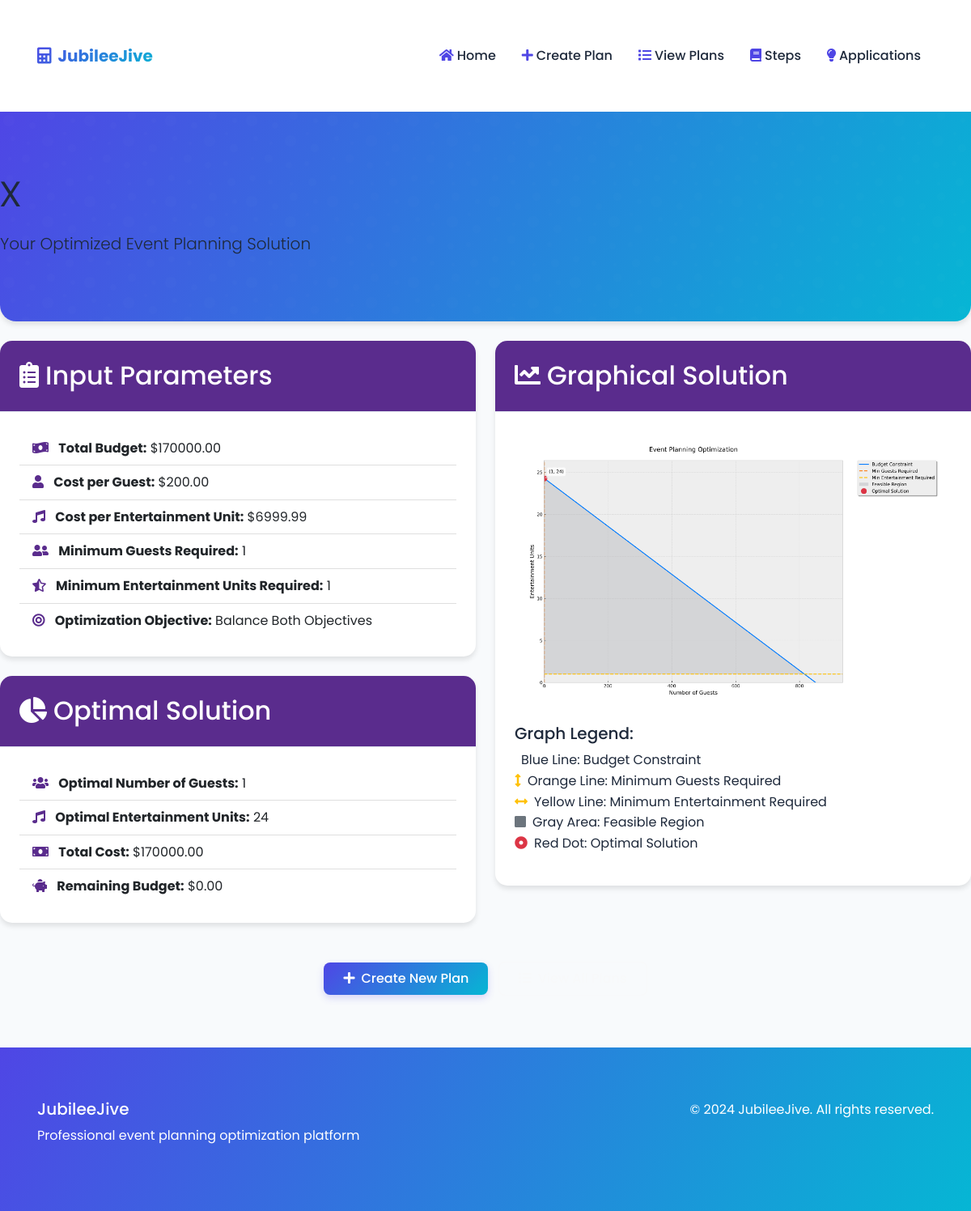
The page /solution/13/ on the database its author committed.
### events/models.py (models this page shows, shortened)
class EventPlan(models.Model):
    OBJECTIVE_CHOICES = [
        ('MAX_GUESTS', 'Maximize Number of Guests'),
        ('MAX_ENTERTAINMENT', 'Maximize Entertainment Quality'),
        ('BALANCED', 'Balance Both Objectives'),
    ]
    title = models.CharField(max_length=200)
    total_budget = models.DecimalField(
        max_digits=10,
        decimal_places=2,
        validators=[MinValueValidator(0)]
    )
    cost_per_guest = models.DecimalField(
        max_digits=8,
        decimal_places=2,
        validators=[MinValueValidator(0)]
    )
    cost_per_entertainment = models.DecimalField(
        max_digits=8,
        decimal_places=2,
        validators=[MinValueValidator(0)]
    )
    min_guests = models.PositiveIntegerField(
        default=1,
        help_text="Minimum number of guests required"
    )
    min_entertainment_units = models.PositiveIntegerField(
        default=1,
        help_text="Minimum number of entertainment units required"
    )
    objective = models.CharField(
        max_length=20,
        choices=OBJECTIVE_CHOICES,
        default='BALANCED'
    )
    created_at = models.DateTimeField(auto_now_add=True)
    updated_at = models.DateTimeField(auto_now=True)

### events/views.py (the view)
# urls.py: path('solution/<int:pk>/', views.view_solution, name='view_solution'),
def view_solution(request, pk):
    event_plan = get_object_or_404(EventPlan, pk=pk)
    solution = solve_graphical_method(event_plan)
    context = {
        'event_plan': event_plan,
        'solution': solution,
        'graph': solution['graph']
    }
    return render(request, 'events/view_solution.html', context)

### events/templatetags/event_tags.py (called while the page is built)
@register.filter
def sub(value, arg):
    try:
        return float(value) - float(arg)
    except (ValueError, TypeError):
        return value

### templates/events/view_solution.html (shortened to what this page needs)
{% extends 'base.html' %}
{% load event_tags %}
{% block content %}
<div class="hero-section mb-4">
    <h1 class="display-4 mb-3">{{ event_plan.title }}</h1>
    <p class="lead">Your Optimized Event Planning Solution</p>
</div>
<div class="row">
    <div class="col-md-6">
        <div class="card mb-4">
            <div class="card-header bg-purple text-white">
                <h2 class="mb-0">
                    <i class="fas fa-clipboard-list me-2"></i>Input Parameters
                </h2>
            </div>
            <div class="card-body">
                <ul class="list-group list-group-flush">
                    <li class="list-group-item">
                        <i class="fas fa-money-bill-wave me-2 text-purple"></i>
                        <strong>Total Budget:</strong> ${{ event_plan.total_budget }}
                    </li>
                    <li class="list-group-item">
                        <i class="fas fa-user me-2 text-purple"></i>
                        <strong>Cost per Guest:</strong> ${{ event_plan.cost_per_guest }}
                    </li>
                    <li class="list-group-item">
                        <i class="fas fa-music me-2 text-purple"></i>
                        <strong>Cost per Entertainment Unit:</strong> ${{ event_plan.cost_per_entertainment }}
                    </li>
                    <li class="list-group-item">
                        <i class="fas fa-user-friends me-2 text-purple"></i>
                        <strong>Minimum Guests Required:</strong> {{ event_plan.min_guests }}
                    </li>
                    <li class="list-group-item">
                        <i class="fas fa-star-half-alt me-2 text-purple"></i>
                        <strong>Minimum Entertainment Units Required:</strong> {{ event_plan.min_entertainment_units }}
                    </li>
                    <li class="list-group-item">
                        <i class="fas fa-bullseye me-2 text-purple"></i>
                        <strong>Optimization Objective:</strong> {{ event_plan.get_objective_display }}
                    </li>
                </ul>
            </div>
        </div>
        <div class="card">
            <div class="card-header bg-purple text-white">
                <h2 class="mb-0">
                    <i class="fas fa-chart-pie me-2"></i>Optimal Solution
                </h2>
            </div>
            <div class="card-body">
                <ul class="list-group list-group-flush">
                    <li class="list-group-item">
                        <i class="fas fa-users me-2 text-purple"></i>
                        <strong>Optimal Number of Guests:</strong> {{ solution.optimal_guests }}
                    </li>
                    <li class="list-group-item">
                        <i class="fas fa-music me-2 text-purple"></i>
                        <strong>Optimal Entertainment Units:</strong> {{ solution.optimal_entertainment_units }}
                    </li>
                    <li class="list-group-item">
                        <i class="fas fa-money-bill me-2 text-purple"></i>
                        <strong>Total Cost:</strong> ${{ solution.total_cost|floatformat:2 }}
                    </li>
                    <li class="list-group-item">
                        <i class="fas fa-piggy-bank me-2 text-purple"></i>
                        <strong>Remaining Budget:</strong> ${{ event_plan.total_budget|sub:solution.total_cost|floatformat:2 }}
                    </li>
                </ul>
            </div>
        </div>
    </div>
    <div class="col-md-6">
        <div class="card">
            <div class="card-header bg-purple text-white">
                <h2 class="mb-0">
                    <i class="fas fa-chart-line me-2"></i>Graphical Solution
                </h2>
            </div>
            <div class="card-body">
                <div class="graph-container">
                    <img alt="Optimization Graph" class="img-fluid">
                </div>
                <div class="mt-3">
                    <h5>Graph Legend:</h5>
                    <ul class="list-unstyled">
                        <li>Blue Line: Budget Constraint</li>
                        <li><i class="fas fa-arrows-alt-v text-warning me-2"></i>Orange Line: Minimum Guests Required</li>
                        <li><i class="fas fa-arrows-alt-h text-warning me-2"></i>Yellow Line: Minimum Entertainment Required</li>
                        <li><i class="fas fa-square text-secondary me-2"></i>Gray Area: Feasible Region</li>
                        <li><i class="fas fa-dot-circle text-danger me-2"></i>Red Dot: Optimal Solution</li>
                    </ul>
                </div>
            </div>
        </div>
    </div>
</div>
<div class="row mt-4">
    <div class="col-12 text-center">
        <a href="{% url 'create_plan' %}" class="btn btn-primary me-2">
            <i class="fas fa-plus me-2"></i>Create New Plan
        </a>
        <a href="{% url 'plan_list' %}" class="btn btn-outline-light">
            <i class="fas fa-list me-2"></i>View All Plans
        </a>
    </div>
</div>
{% endblock %}

### templates/base.html (style rules this page uses)
:root { --primary: #4f46e5; --primary-light: #818cf8; --secondary: #64748b; --accent: #06b6d4; --text: #1e293b; --bg-light: #f8fafc; --bg-white: #ffffff; --border: #e2e8f0; }
body { font-family: 'Poppins', sans-serif; background-color: var(--bg-light); color: var(--text); line-height: 1.6; }
.card { background-color: var(--bg-white); border: none; border-radius: 12px; box-shadow: 0 4px 6px rgba(0,0,0,0.1); transition: transform 0.3s ease, box-shadow 0.3s ease; margin-bottom: 1.5rem; }
.card-header { background-color: transparent; border-bottom: 1px solid var(--border); padding: 1.5rem; }
.card-body { padding: 1.5rem; }
.btn { padding: 0.5rem 1.5rem; border-radius: 8px; font-weight: 500; transition: all 0.3s ease; }
.btn-primary { background: linear-gradient(135deg, var(--primary) 0%, var(--accent) 100%); border: none; box-shadow: 0 4px 10px rgba(79, 70, 229, 0.2); }
.hero-section { background: linear-gradient(120deg, var(--primary) 0%, var(--accent) 100%); padding: 4rem 0; margin-bottom: 2rem; border-radius: 0 0 20px 20px; box-shadow: 0 4px 6px rgba(0,0,0,0.1); position: relative; overflow: hidden; }
.hero-section::before { content: ''; position: absolute; top: 0; left: 0; right: 0; bottom: 0; opacity: 0.1; }

### templates/events/view_solution.html (style rules this page uses)
.bg-purple { background-color: #5a2c8d; }
.text-purple { color: #5a2c8d; }
.card { border-radius: 15px; box-shadow: 0 4px 6px rgba(0, 0, 0, 0.1); }
.card-header { border-top-left-radius: 15px !important; border-top-right-radius: 15px !important; }
.graph-container { background: white; padding: 15px; border-radius: 10px; }
.btn-primary { background-color: #5a2c8d; border-color: #5a2c8d; }

### rows shown on the page
EventPlan: title "x", total_budget "170000.00", cost_per_guest "200.00", cost_per_entertainment "6999.99", min_guests "1", min_entertainment_units "1", objective "Balance Both Objectives", total_budget|sub "0.00"

### other values the page prints
{{ solution.optimal_guests }} "1"
{{ solution.optimal_entertainment_units }} "24"
{{ solution.total_cost|floatformat:2 }} "170000.00"
